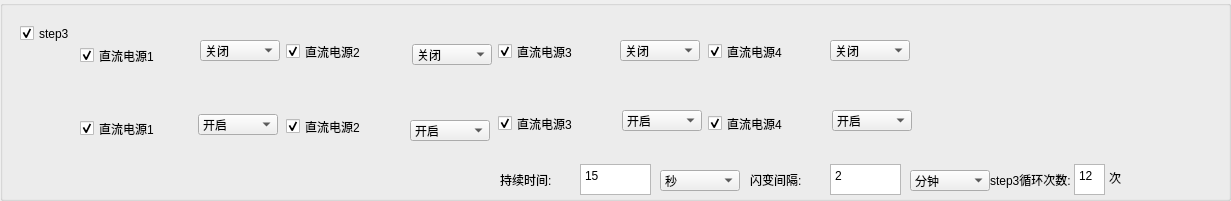
  <widget class="QGroupBox" name="groupBox_2">
   <property name="geometry">
    <rect>
     <x>0</x>
     <y>325</y>
     <width>1231</width>
     <height>201</height>
    </rect>
   </property>
   <property name="title">
    <string/>
   </property>
   <widget class="QLabel" name="label_77">
    <property name="geometry">
     <rect>
      <x>1109</x>
      <y>170</y>
      <width>20</width>
      <height>16</height>
     </rect>
    </property>
    <property name="text">
     <string>次</string>
    </property>
   </widget>
   <widget class="QComboBox" name="comboBox_S3_DC2_2">
    <property name="geometry">
     <rect>
      <x>410</x>
      <y>120</y>
      <width>80</width>
      <height>21</height>
     </rect>
    </property>
    <item>
     <property name="text">
      <string>开启</string>
     </property>
    </item>
    <item>
     <property name="text">
      <string>关闭</string>
     </property>
    </item>
   </widget>
   <widget class="QCheckBox" name="checkBox_S3_DC3">
    <property name="geometry">
     <rect>
      <x>498</x>
      <y>41</y>
      <width>111</width>
      <height>21</height>
     </rect>
    </property>
    <property name="text">
     <string>直流电源3</string>
    </property>
    <property name="checked">
     <bool>true</bool>
    </property>
   </widget>
   <widget class="QCheckBox" name="checkBox_S3_DC3_2">
    <property name="geometry">
     <rect>
      <x>498</x>
      <y>113</y>
      <width>111</width>
      <height>21</height>
     </rect>
    </property>
    <property name="text">
     <string>直流电源3</string>
    </property>
    <property name="checked">
     <bool>true</bool>
    </property>
   </widget>
   <widget class="QComboBox" name="comboBox_S3_TIME">
    <property name="enabled">
     <bool>true</bool>
    </property>
    <property name="geometry">
     <rect>
      <x>660</x>
      <y>170</y>
      <width>80</width>
      <height>21</height>
     </rect>
    </property>
    <item>
     <property name="text">
      <string>秒</string>
     </property>
    </item>
    <item>
     <property name="text">
      <string>分钟</string>
     </property>
    </item>
    <item>
     <property name="text">
      <string>毫秒</string>
     </property>
    </item>
   </widget>
   <widget class="QComboBox" name="comboBox_S3_TIME_2">
    <property name="enabled">
     <bool>true</bool>
    </property>
    <property name="geometry">
     <rect>
      <x>910</x>
      <y>170</y>
      <width>80</width>
      <height>21</height>
     </rect>
    </property>
    <item>
     <property name="text">
      <string>分钟</string>
     </property>
    </item>
    <item>
     <property name="text">
      <string>秒</string>
     </property>
    </item>
    <item>
     <property name="text">
      <string>毫秒</string>
     </property>
    </item>
   </widget>
   <widget class="QComboBox" name="comboBox_S3_DC1">
    <property name="geometry">
     <rect>
      <x>200</x>
      <y>40</y>
      <width>80</width>
      <height>21</height>
     </rect>
    </property>
    <item>
     <property name="text">
      <string>关闭</string>
     </property>
    </item>
    <item>
     <property name="text">
      <string>开启</string>
     </property>
    </item>
   </widget>
   <widget class="QComboBox" name="comboBox_S3_DC3_2">
    <property name="geometry">
     <rect>
      <x>622</x>
      <y>110</y>
      <width>80</width>
      <height>21</height>
     </rect>
    </property>
    <item>
     <property name="text">
      <string>开启</string>
     </property>
    </item>
    <item>
     <property name="text">
      <string>关闭</string>
     </property>
    </item>
   </widget>
   <widget class="QTextEdit" name="textEdit_S3_TIME">
    <property name="enabled">
     <bool>true</bool>
    </property>
    <property name="geometry">
     <rect>
      <x>580</x>
      <y>164</y>
      <width>71</width>
      <height>31</height>
     </rect>
    </property>
    <property name="html">
     <string>&lt;!DOCTYPE HTML PUBLIC &quot;-//W3C//DTD HTML 4.0//EN&quot; &quot;http://www.w3.org/TR/REC-html40/strict.dtd&quot;&gt;
&lt;html&gt;&lt;head&gt;&lt;meta name=&quot;qrichtext&quot; content=&quot;1&quot; /&gt;&lt;style type=&quot;text/css&quot;&gt;
p, li { white-space: pre-wrap; }
&lt;/style&gt;&lt;/head&gt;&lt;body style=&quot; font-family:'宋体'; font-size:10pt; font-weight:400; font-style:normal;&quot;&gt;
&lt;p style=&quot; margin-top:0px; margin-bottom:0px; margin-left:0px; margin-right:0px; -qt-block-indent:0; text-indent:0px;&quot;&gt;&lt;span style=&quot; font-family:'SimSun'; font-size:9pt;&quot;&gt;15&lt;/span&gt;&lt;/p&gt;&lt;/body&gt;&lt;/html&gt;</string>
    </property>
   </widget>
   <widget class="QComboBox" name="comboBox_S3_DC1_2">
    <property name="geometry">
     <rect>
      <x>198</x>
      <y>114</y>
      <width>80</width>
      <height>21</height>
     </rect>
    </property>
    <item>
     <property name="text">
      <string>开启</string>
     </property>
    </item>
    <item>
     <property name="text">
      <string>关闭</string>
     </property>
    </item>
   </widget>
   <widget class="QCheckBox" name="checkBox_S3_DC2_2">
    <property name="geometry">
     <rect>
      <x>286</x>
      <y>116</y>
      <width>111</width>
      <height>21</height>
     </rect>
    </property>
    <property name="text">
     <string>直流电源2</string>
    </property>
    <property name="checked">
     <bool>true</bool>
    </property>
   </widget>
   <widget class="QLabel" name="label_84">
    <property name="geometry">
     <rect>
      <x>990</x>
      <y>170</y>
      <width>81</width>
      <height>20</height>
     </rect>
    </property>
    <property name="text">
     <string>step3循环次数:</string>
    </property>
   </widget>
   <widget class="QComboBox" name="comboBox_S3_DC2">
    <property name="geometry">
     <rect>
      <x>412</x>
      <y>44</y>
      <width>80</width>
      <height>21</height>
     </rect>
    </property>
    <item>
     <property name="text">
      <string>关闭</string>
     </property>
    </item>
    <item>
     <property name="text">
      <string>开启</string>
     </property>
    </item>
   </widget>
   <widget class="QLabel" name="label_25">
    <property name="geometry">
     <rect>
      <x>750</x>
      <y>170</y>
      <width>71</width>
      <height>20</height>
     </rect>
    </property>
    <property name="text">
     <string>闪变间隔:</string>
    </property>
   </widget>
   <widget class="QTextEdit" name="textEdit_S3_CYCLE_TIME">
    <property name="geometry">
     <rect>
      <x>1074</x>
      <y>164</y>
      <width>31</width>
      <height>31</height>
     </rect>
    </property>
    <property name="html">
     <string>&lt;!DOCTYPE HTML PUBLIC &quot;-//W3C//DTD HTML 4.0//EN&quot; &quot;http://www.w3.org/TR/REC-html40/strict.dtd&quot;&gt;
&lt;html&gt;&lt;head&gt;&lt;meta name=&quot;qrichtext&quot; content=&quot;1&quot; /&gt;&lt;style type=&quot;text/css&quot;&gt;
p, li { white-space: pre-wrap; }
&lt;/style&gt;&lt;/head&gt;&lt;body style=&quot; font-family:'宋体'; font-size:10pt; font-weight:400; font-style:normal;&quot;&gt;
&lt;p style=&quot; margin-top:0px; margin-bottom:0px; margin-left:0px; margin-right:0px; -qt-block-indent:0; text-indent:0px;&quot;&gt;&lt;span style=&quot; font-family:'SimSun'; font-size:9pt;&quot;&gt;12&lt;/span&gt;&lt;/p&gt;&lt;/body&gt;&lt;/html&gt;</string>
    </property>
   </widget>
   <widget class="QCheckBox" name="checkBox_S3_DC1_2">
    <property name="geometry">
     <rect>
      <x>80</x>
      <y>118</y>
      <width>111</width>
      <height>21</height>
     </rect>
    </property>
    <property name="text">
     <string>直流电源1</string>
    </property>
    <property name="checked">
     <bool>true</bool>
    </property>
   </widget>
   <widget class="QCheckBox" name="checkBox_S3_DC1">
    <property name="geometry">
     <rect>
      <x>80</x>
      <y>45</y>
      <width>111</width>
      <height>21</height>
     </rect>
    </property>
    <property name="text">
     <string>直流电源1</string>
    </property>
    <property name="checked">
     <bool>true</bool>
    </property>
   </widget>
   <widget class="QComboBox" name="comboBox_S3_DC3">
    <property name="geometry">
     <rect>
      <x>620</x>
      <y>40</y>
      <width>80</width>
      <height>21</height>
     </rect>
    </property>
    <item>
     <property name="text">
      <string>关闭</string>
     </property>
    </item>
    <item>
     <property name="text">
      <string>开启</string>
     </property>
    </item>
   </widget>
   <widget class="QCheckBox" name="checkBox_S3">
    <property name="geometry">
     <rect>
      <x>20</x>
      <y>23</y>
      <width>81</width>
      <height>21</height>
     </rect>
    </property>
    <property name="text">
     <string>step3</string>
    </property>
    <property name="checked">
     <bool>true</bool>
    </property>
   </widget>
   <widget class="QTextEdit" name="textEdit_S3_TIME_2">
    <property name="enabled">
     <bool>true</bool>
    </property>
    <property name="geometry">
     <rect>
      <x>830</x>
      <y>164</y>
      <width>71</width>
      <height>31</height>
     </rect>
    </property>
    <property name="html">
     <string>&lt;!DOCTYPE HTML PUBLIC &quot;-//W3C//DTD HTML 4.0//EN&quot; &quot;http://www.w3.org/TR/REC-html40/strict.dtd&quot;&gt;
&lt;html&gt;&lt;head&gt;&lt;meta name=&quot;qrichtext&quot; content=&quot;1&quot; /&gt;&lt;style type=&quot;text/css&quot;&gt;
p, li { white-space: pre-wrap; }
&lt;/style&gt;&lt;/head&gt;&lt;body style=&quot; font-family:'宋体'; font-size:10pt; font-weight:400; font-style:normal;&quot;&gt;
&lt;p style=&quot; margin-top:0px; margin-bottom:0px; margin-left:0px; margin-right:0px; -qt-block-indent:0; text-indent:0px;&quot;&gt;&lt;span style=&quot; font-family:'SimSun'; font-size:9pt;&quot;&gt;2&lt;/span&gt;&lt;/p&gt;&lt;/body&gt;&lt;/html&gt;</string>
    </property>
   </widget>
   <widget class="QCheckBox" name="checkBox_S3_DC2">
    <property name="geometry">
     <rect>
      <x>286</x>
      <y>41</y>
      <width>111</width>
      <height>21</height>
     </rect>
    </property>
    <property name="text">
     <string>直流电源2</string>
    </property>
    <property name="checked">
     <bool>true</bool>
    </property>
   </widget>
   <widget class="QLabel" name="label_24">
    <property name="geometry">
     <rect>
      <x>500</x>
      <y>170</y>
      <width>71</width>
      <height>20</height>
     </rect>
    </property>
    <property name="text">
     <string>持续时间:</string>
    </property>
   </widget>
   <widget class="QComboBox" name="comboBox_S3_DC4">
    <property name="geometry">
     <rect>
      <x>830</x>
      <y>40</y>
      <width>80</width>
      <height>21</height>
     </rect>
    </property>
    <item>
     <property name="text">
      <string>关闭</string>
     </property>
    </item>
    <item>
     <property name="text">
      <string>开启</string>
     </property>
    </item>
   </widget>
   <widget class="QComboBox" name="comboBox_S3_DC4_2">
    <property name="geometry">
     <rect>
      <x>832</x>
      <y>110</y>
      <width>80</width>
      <height>21</height>
     </rect>
    </property>
    <item>
     <property name="text">
      <string>开启</string>
     </property>
    </item>
    <item>
     <property name="text">
      <string>关闭</string>
     </property>
    </item>
   </widget>
   <widget class="QCheckBox" name="checkBox_S3_DC4_2">
    <property name="geometry">
     <rect>
      <x>708</x>
      <y>113</y>
      <width>111</width>
      <height>21</height>
     </rect>
    </property>
    <property name="text">
     <string>直流电源4</string>
    </property>
    <property name="checked">
     <bool>true</bool>
    </property>
   </widget>
   <widget class="QCheckBox" name="checkBox_S3_DC4">
    <property name="geometry">
     <rect>
      <x>708</x>
      <y>41</y>
      <width>111</width>
      <height>21</height>
     </rect>
    </property>
    <property name="text">
     <string>直流电源4</string>
    </property>
    <property name="checked">
     <bool>true</bool>
    </property>
   </widget>
  </widget>
